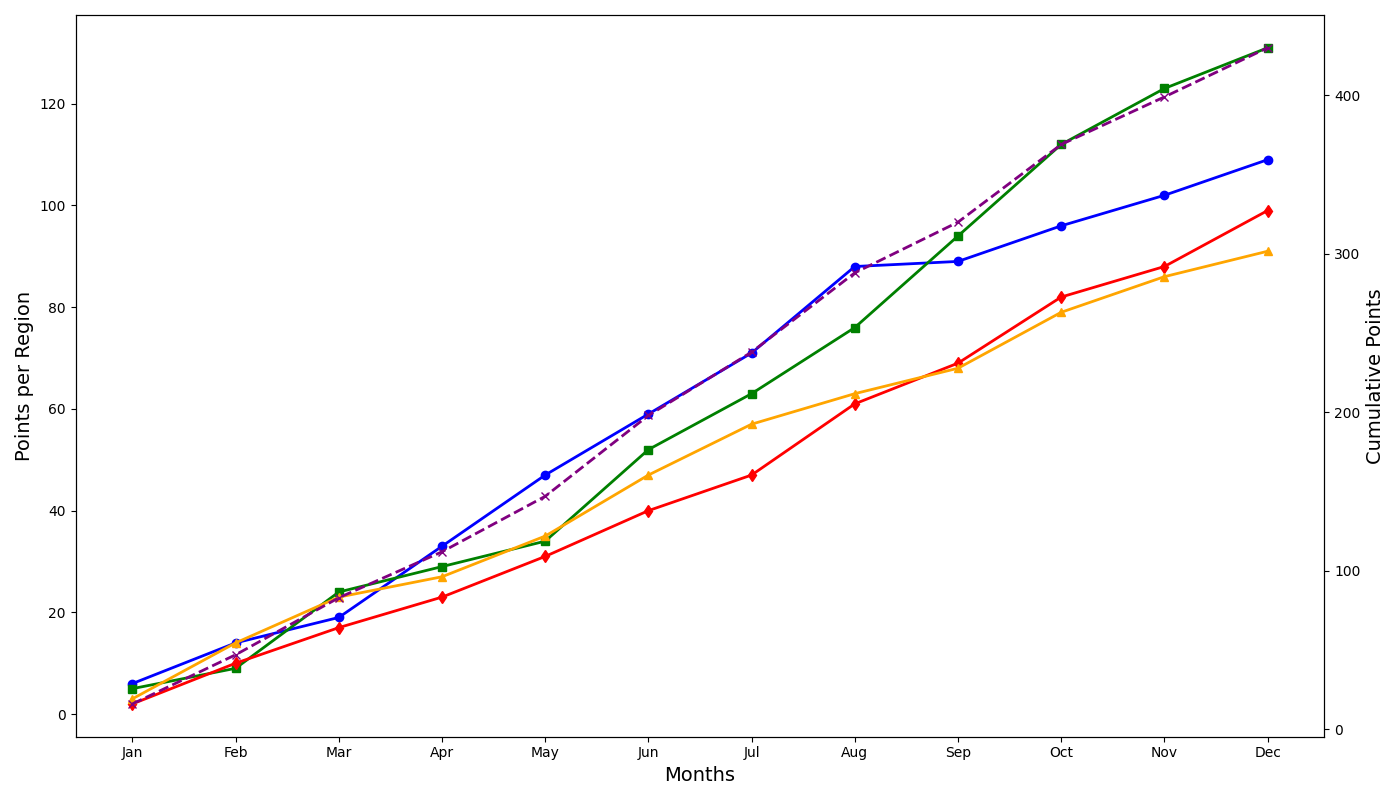

The Python source for this figure:
import matplotlib.pyplot as plt
import numpy as np

months = ['Jan', 'Feb', 'Mar', 'Apr', 'May', 'Jun', 'Jul', 'Aug', 'Sep', 'Oct', 'Nov', 'Dec']
regions = ['Norland', 'Sunford', 'Eastoria', 'Westreach']

points_norland = np.array([6, 14, 19, 33, 47, 59, 71, 88, 89, 96, 102, 109])
points_sunford = np.array([5, 9, 24, 29, 34, 52, 63, 76, 94, 112, 123, 131])
points_eastoria = np.array([2, 10, 17, 23, 31, 40, 47, 61, 69, 82, 88, 99])
points_westreach = np.array([3, 14, 23, 27, 35, 47, 57, 63, 68, 79, 86, 91])

fig, ax1 = plt.subplots(figsize=(14, 8))
ax2 = ax1.twinx()

cumulative_points = points_norland + points_sunford + points_eastoria + points_westreach
ax2.plot(months, cumulative_points, color='purple', linestyle='--', marker='x', linewidth=2)

ax1.plot(months, points_norland, marker='o', linestyle='-', color='blue', linewidth=2)
ax1.plot(months, points_sunford, marker='s', linestyle='-', color='green', linewidth=2)
ax1.plot(months, points_eastoria, marker='d', linestyle='-', color='red', linewidth=2)
ax1.plot(months, points_westreach, marker='^', linestyle='-', color='orange', linewidth=2)

ax1.set_xlabel('Months', fontsize=14)
ax1.set_ylabel('Points per Region', fontsize=14)
ax2.set_ylabel('Cumulative Points', fontsize=14)

plt.tight_layout()
plt.show()
